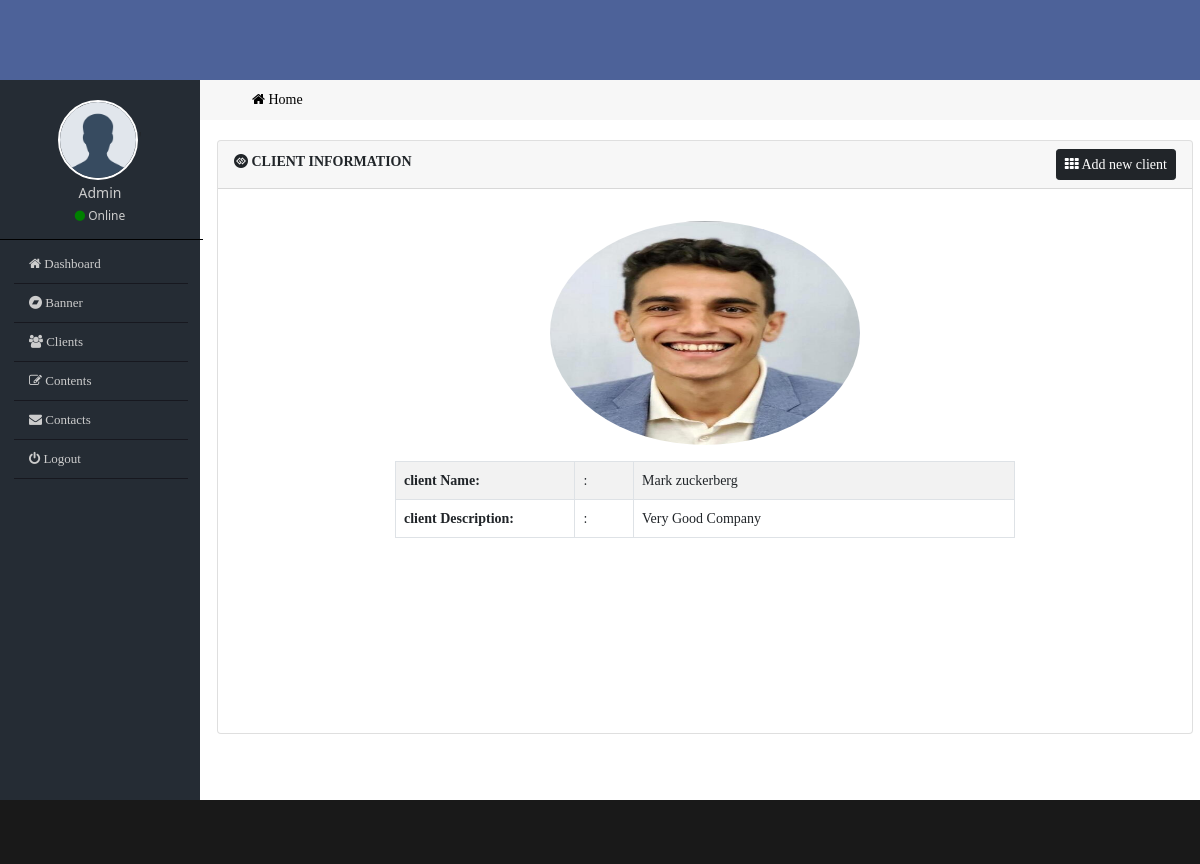
Page /admin/viewClient.php?v=1 (signed in) on the committed database.
### tables this page shows
CREATE TABLE `clients` (
  `client_id` int(11) NOT NULL,
  `client_name` varchar(100) NOT NULL,
  `client_des` varchar(100) NOT NULL,
  `client_img` varchar(100) NOT NULL
);

### admin/viewClient.php (the view, shortened to what this page needs)
<?php
 require_once('functions.php');
 $clientID = $_GET['v'];
 $selQ = mysqli_query($connection,"SELECT * FROM `clients` WHERE `client_id` ='$clientID' ");
 while($client  = mysqli_fetch_assoc($selQ)){
?>
           <div class="row">
               <div class="col-md-12 main_content">
                <div class="card">
                    <div class="card-header">
                    <div class="row">
                        <div class="col-md-8">
                            <h4 class="card_header_title"><i class="fa fa-gg-circle"></i> client information</h4>
                        </div>
                        <div class="col-md-4 table_form_btn"> <a class="btn btn-sm btn-dark card_top_btn" href="addClient.php"><i class="fa fa-th"></i> Add new client </a></div>
                    </div>
                    </div>
                    <div class="card-body">
                      <div class="row">
                          <div class="col-md-2">
                          </div>
                          <div class="col-md-8">
                            <div class="col-12 text-center h-50" >
                            <img src="../img/<?= $client['client_img'] ?>" class="rounded h-100 w-50 rounded-circle img-fluid w-50 border-3 py-3" alt="" srcset="">
                            </div>
                            <table class="table mb-3 table-bordered table-striped table-hover custom_view_table py-3">
                       <tr>
                                    <td>client Name:</td>
                                    <td>:</td>
                                    <td><?=  $client['client_name'] ?></td>
                                  </tr>
                                    <td>client Description:</td>
                                    <td>:</td>
                                    <td><?=  $client['client_des'] ?></td>
                              </table>
                            <?php } ?>
                          </div>
                          <div class="col-md-2"></div>
                      </div>
                    </div>
                  </div>
               </div>
           </div>
       </div>

### admin/css/style.css (style rules this page uses)
* { margin: 0; padding: 0; outline: 0; }
a { text-decoration: none; }
.main_content { margin: 20px 5px; font-family: verdana; font-size: 14px; }
.card_header_title { text-transform: uppercase; font-size: 14px; font-weight: bold; margin-top: 5px; }
.table_form_btn { text-align: right; }
.custom_view_table tr td:first-child { font-weight: bold; width: 29%; }

### rows in the picture
clients: client_img (picture), client_name "Mark zuckerberg", client_des "Very Good Company"
